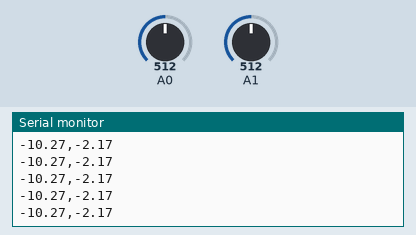
Bench run of a sketch on a simulated Arduino Uno, built with avr-gcc and run on an emulated ATmega328P. Parts: the last lines printed to the serial monitor. The test bench sets the inputs (shaded band); at power-on: A0 = 512, A1 = 512.

Above: at 1.2 s.
1.3 s: A0 set to 544
At 1.8 s:
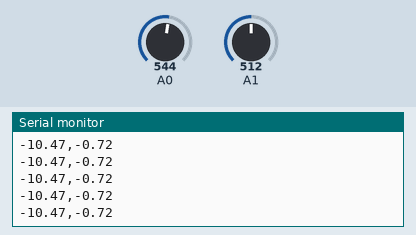
4.3 s: A0 set to 576
At 5.1 s:
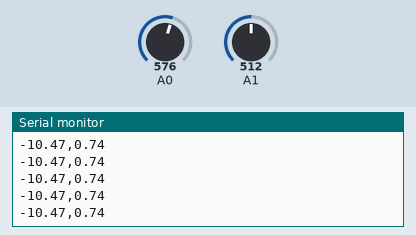
Timing chart, 0 to 7.3 s (numbered marks = the images above; inputs shaded):
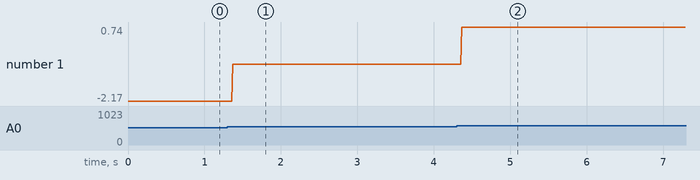

The sketch:

ForwardKInematics.ino
```cpp
//Tomas de Camino Beck
// www.funcostarica.org

#include <math.h>

// length of arm1 and amr2 length
#define ARM1 11.5
#define ARM2 12

//90 degree calibration
#define A1_90 660
#define A2_90 361

void setup() {
  //set pins A0  base potentiometer
  //A1 elbow potentiometer
  pinMode(A0, INPUT);
  pinMode(A1, INPUT);
  Serial.begin(9600);
}

void loop() {
  // get readings from pots
  // calibrate with pot reading at 90 degrees

  //base pot
  int val1 = analogRead(A0);
  int angle1 = map(val1, A1_90, 1022, 90, 0);

  //elbow pot
  int val2 = analogRead(A1);
  int angle2 = map(val2, 0, A2_90, 0, 90);

  //get distance from origin and angle
  //remember we have to convert to radians
  float c = getSide(ARM1,ARM2,PI-angle2*(PI/180));
  float beta = getAngle(ARM1,ARM2,c);

  //get coordinates x,y
  float x = c*cos(beta+(angle1*PI/180));
  float y = c*sin(beta+(angle1*PI/180));

  //calibration to serial (uncomment for calibration)
  //Serial.print(val1);
  //Serial.print(",");
  //Serial.print(angle1);
  //Serial.print(",");
  //Serial.print(val2);
  //Serial.print(",");
  //Serial.println(angle2);

  //coordinates to serial (comment for cailbration)
  Serial.print(x);
  Serial.print(",");
  Serial.println(y);


}

//*********law of cosines***********
//get the angle knowing 3 sides
float getAngle(float a, float b, float c){
  return acos((sq(a)+sq(c)-sq(b))/(2*a*c));
}

//get one side knowing two sides and opposite angle
float getSide(float a, float b, float ang){
  return sqrt(sq(a)+sq(b)-2*a*b*cos(ang));
}
```

Measured:
- after the input at 1.3 s, the serial monitor: prints a new line after 0.07 s (image 1)
- after the input at 4.3 s, the serial monitor: prints a new line after 0.07 s (image 2)
- plotted number 1: -2.17 → -0.72 after the input at 1.3 s, -0.72 → 0 after the input at 4.3 s
